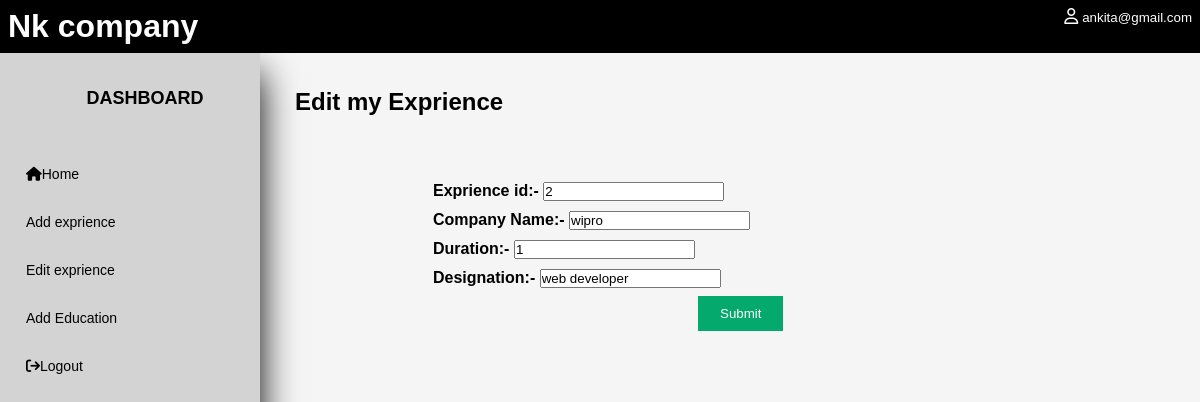
/emp_editexprience.php (signed in), run on the app's committed database.
### tables this page shows
CREATE TABLE `exprience` (
  `Exp_id` int(11) NOT NULL,
  `user_id` int(11) DEFAULT NULL,
  `company_name` varchar(40) NOT NULL,
  `duration` varchar(40) NOT NULL,
  `designation` varchar(40) NOT NULL
);

### emp_editexprience.php (the view, shortened to what this page needs)
<?php
include('db.php');
$user_id= $_SESSION['user_id'];
$sql="SELECT Exp_id,company_name,duration,designation FROM exprience WHERE  user_id = $user_id";
$result=mysqli_query($conn,$sql);
$row=mysqli_fetch_assoc($result);
?>
<!DOCTYPE html>
<html lang="en">
<head>
    <link rel="stylesheet" href="style.css">
    <link href='https://cdnjs.cloudflare.com/ajax/libs/font-awesome/6.5.2/css/all.min.css' rel='stylesheet'>
</head>
<body>
  <header>
    <h1>Nk company</h1>
       <i class="fa-regular fa-user">
    <small>
        <?php
          echo $_SESSION['Email'];
        ?>
    </small></i>
  </header>
   <div class="container">
    <nav>
      <ul>
        <li class="logo">
        <span class="nav-item">Dashboard</span>
        </li>
        <li><a href="index.php">
          <span class="nav-item"><i class="fa-solid fa-house"></i>Home</span>
        </a></li>
        <li><a href="emp_addexprience.php">
          <span class="nav-item">Add exprience</span>
        </a></li>
        <li><a href="emp_editexprience.php">
          <span class="nav-item">Edit exprience</span>
        </a></li>
        <li><a href="emp_education.php">
          <span class="nav-item">Add Education</span>
        </a></li>
        <li><a href="firstpage.php">
          <span class="nav-item"><i class="fa-solid fa-arrow-right-from-bracket"></i>Logout</span>
        </a></li>
      </ul>
    </nav>
    <section class="main">
      <div class="main-top">
        <div class="container-fluid">
          <h1 style="padding: 35px; ">Edit my Exprience</h1>
          </div>
          <div class="form-container">
            <form method="POST" action="editexprience.php">
              <div class="form-control">
             <b> Exprience id:-</b> <input id="Exp_id" name="Exp_id" value="<?= $row['Exp_id']?>" required>
              </div>
              <div class="form-control">
             <b> Company Name:-</b> <input type="text" id="company_name" name="company_name" value="<?= $row['company_name']?>" required>
             </div>
              <div class="form-control">
              <b>Duration:-</b> <input type="text" id="duration" name="duration" value="<?= $row['duration']?>" required>
              </div>
                <div class="form-control">
              <b>Designation:-</b> <input type="text" id="designation" name="designation" value="<?= $row['designation']?>" required>
              </div>
                <input type="submit" name="submit" class="submit-box">
                </div>
          </div>
      </section>
  </div>
</body>
</html>

### style.css (style rules this page uses)
* { margin: 0; padding: 0; outline: none; font-family: arial; border: border-box; text-decoration: none; }
body { background: whitesmoke; }
.container { display:flex; }
header { position: relative; background: black; color: white; font-size: 16px; padding: 8px; display: flex; justify-content: space-between; }
nav { position: relative; margin: 0 0 0; height: 100vh; width: 280px; background: lightgray; box-shadow: 0 20px 35px black; }
.logo { text-align: center; margin: 23px 0 41px 5px; }
.logo span { font-weight: bold; padding-left: 15px; font-size: 18px; text-transform: uppercase; }
a { position: relative; color: black; font-size: 14px; display: table; width: 228px; padding: 16px; }
.nav-item { position: relative; top: 12px; margin-left: 10px; }
.form-container { padding: 25px 173px; line-height: 29px; }
.submit-box { background-color: #04AA6D; border: none; color: white; padding: 10px 22px; text-decoration: none; margin: 4px 265px; cursor: pointer; }

### data on the page
exprience: Exp_id "2", company_name "wipro", duration "1", designation "web developer"

### other printed values
$_SESSION['Email'] "ankita@gmail.com"
